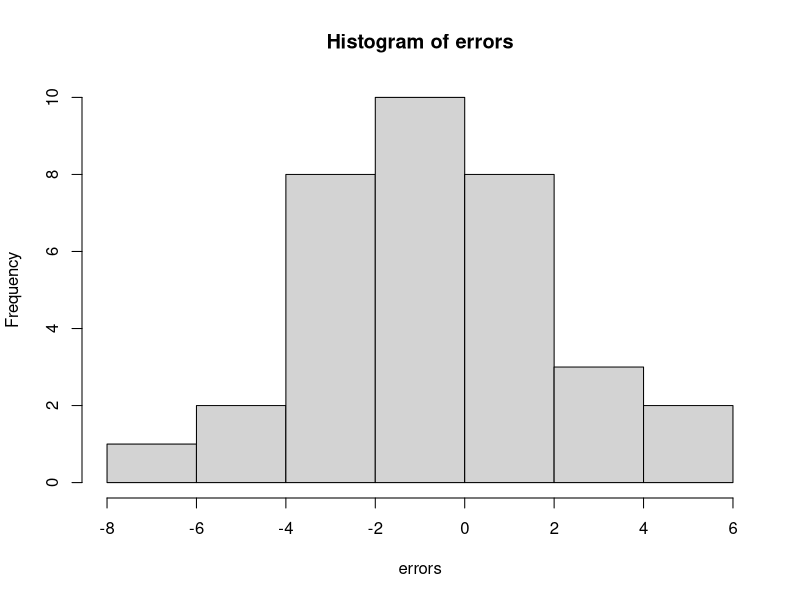

This chart was generated by the following R code:

# load the dataset airquality
data("airquality")

# split train(70%) and test(30%)
set.seed(312) # this seed number allows you to reproduce the sample later on
rn_train <- sample(nrow(airquality),floor(nrow(airquality)*0.7))
train <- airquality[rn_train,]
test <- airquality[-rn_train,]

summary(train)

# fit a linear regression trying to predictthe wind using the rest of the variables
model1 <- lm(Wind ~ Solar.R + Ozone + Temp, data=train) 

# check the model parameters
summary(model1)

# Ozone is the most relevant variable

# Let's apply the prediction on the test set
prediction <- predict(model1, interval="prediction", newdata=test)

# Calculate the error
errors <- prediction[,"fit"]-test$Wind
hist(errors)

# Calculate teh RMSE (root mean square error)
sqrt(sum((errors)^2/nrow(test),na.rm=TRUE))


# Let's calculate a percentage of predictions with a most 25% error rate
rel_change <- 1 - ((test$Wind - abs(errors))/test$Wind)
table(rel_change<0.25)["TRUE"]/nrow(test)
